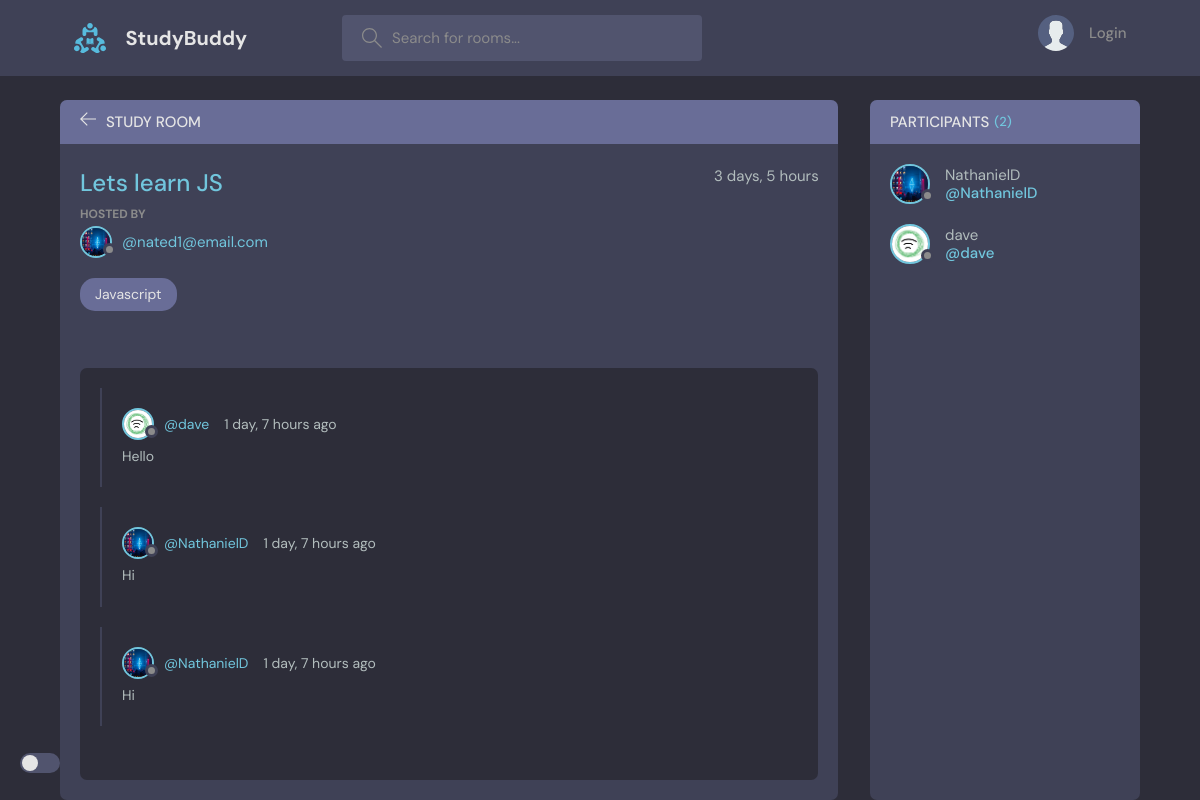
The app's page /room/2 with its own data.
### base/models.py (models this page shows, shortened)
class Room(models.Model):
    host = models.ForeignKey(User, on_delete=models.SET_NULL, null=True)
    topic = models.ForeignKey(Topic, on_delete=models.SET_NULL, null=True)
    name = models.CharField(max_length=200)
    participants = models.ManyToManyField(User, related_name = 'participants', blank=True)
    description = models.TextField(null=True, blank=True)
    updated = models.DateTimeField(auto_now=True)
    created = models.DateTimeField(auto_now_add=True)
    class Meta:
    	ordering = ['-updated', '-created']

class User(AbstractUser):
    name = models.CharField(max_length=200, null=True)
    email = models.EmailField(unique=True, null=True)
    bio = models.TextField(null=True)
    avatar = models.ImageField(null=True, default='avatar.svg')
    USERNAME_FIELD = 'email'
    REQUIRED_FIELDS = []

class Topic(models.Model):
    name = models.CharField(max_length=200)
    def __str__(self):
        return self.name

class Message(models.Model):
    user = models.ForeignKey(User, on_delete=models.CASCADE)
    room = models.ForeignKey(Room, on_delete=models.CASCADE)
    body = models.TextField()
    updated = models.DateTimeField(auto_now=True)
    created = models.DateTimeField(auto_now_add=True)
    def __str__(self):
        return self.body[0:50]
    class Meta:
    	ordering = ['-updated', '-created']

### base/views.py (the view, shortened to what this page needs)
# urls.py: path('room/<str:pk>', views.room, name='room'),
def room(request, pk):
    room = Room.objects.get(id=pk)
    room_messages = room.message_set.all()#.order_by('-created')
    participants = room.participants.all()
    context = {'room': room, 'messages': room_messages, 'participants': participants}
    return render(request, 'base/room.html', context)

### base/templates/base/room.html (shortened to what this page needs)
{% extends 'main.html' %}
{% block content %}
<main class="profile-page layout layout--2">
      <div class="container">
        <div class="room">
          <div class="room__top">
            <div class="room__topLeft">
              <a href="{% url 'home' %}">
                <svg version="1.1" xmlns="http://www.w3.org/2000/svg" width="32" height="32" viewBox="0 0 32 32">
                  <title>arrow-left</title>
                  <path
                    d="M13.723 2.286l-13.723 13.714 13.719 13.714 1.616-1.611-10.96-10.96h27.625v-2.286h-27.625l10.965-10.965-1.616-1.607z"
                  ></path>
                </svg>
              </a>
              <h3>Study Room</h3>
            </div>
          </div>
          <div class="room__box scroll">
            <div class="room__header scroll">
              <div class="room__info">
                <h3>{{ room.name }}</h3>
                <span>{{ room.created | timesince }}</span>
              </div>
              <div class="room__hosted">
                <p>Hosted By</p>
                <a href="{% url 'user-profile' room.host.id %}" class="room__author">
                  <div class="avatar avatar--small">
                    <img src="{{ room.host.avatar.url }}" />
                  </div>
                  <span>@{{ room.host }}</span>
                </a>
              </div>
              <span class="room__topics">{{ room.topic }}</span>
            </div>
            <div class="room__conversation">
              <div class="threads scroll">
                {% for message in messages %}
                <div class="thread">
                  <div class="thread__top">
                    <div class="thread__author">
                      <a href="{% url 'user-profile' message.user.id %}" class="thread__authorInfo">
                        <div class="avatar avatar--small">
                          <img src="{{ message.user.avatar.url }}" />
                        </div>
                        <span>@{{ message.user.username }}</span>
                      </a>
                      <span class="thread__date">{{ message.created | timesince }} ago</span>
                    </div>
                  </div>
                  <div class="thread__details">
                    {{ message.body }}
                  </div>
                </div>
                {% endfor %}
              </div>
            </div>
          </div>
        </div>
        <div class="participants">
          <h3 class="participants__top">Participants <span>({{ participants.count }})</span></h3>
          <div class="participants__list scroll">
              {% for user in participants %}
                <a href="{% url 'user-profile' user.id %}" class="participant">
                  <div class="avatar avatar--medium">
                    <img src="{{ user.avatar.url }}" />
                  </div>
                  <p>
                    {{ user.username }}
                    <span>@{{ user.username }}</span>
                  </p>
                </a>
              {% endfor %}
            </div>
        </div>
      </div>
    </main>
    {% endblock content %}

### records on screen
Room: name "Lets learn JS", created "3 days, 5 hours", host.avatar (picture), host "nated1@email.com", topic "Javascript"
Message: user.avatar (picture), user.username "dave", created "1 day, 7 hours", body "Hello"
Message: user.avatar (picture), user.username "NathanielD", created "1 day, 7 hours", body "Hi"
Message: user.avatar (picture), user.username "NathanielD", created "1 day, 7 hours", body "Hi"
User: avatar (picture), username "NathanielD"
User: avatar (picture), username "dave"

### other values on screen
{{ participants.count }} "2"
